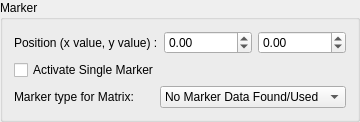
               <widget class="QGroupBox" name="groupBox_7">
                <property name="title">
                 <string>Marker</string>
                </property>
                <layout class="QVBoxLayout" name="verticalLayout_13">
                 <item>
                  <layout class="QHBoxLayout" name="horizontalLayout_18">
                   <property name="topMargin">
                    <number>0</number>
                   </property>
                   <item>
                    <widget class="QLabel" name="label_19">
                     <property name="text">
                      <string>Position (x value, y value) :</string>
                     </property>
                    </widget>
                   </item>
                   <item>
                    <widget class="QDoubleSpinBox" name="doubleSpinBox_3">
                     <property name="toolTip">
                      <string>Gives the x-position of a marker.</string>
                     </property>
                     <property name="minimum">
                      <double>-10000000000000000139372116959414099130712064.000000000000000</double>
                     </property>
                     <property name="maximum">
                      <double>1000000000000000078291540404596243842305360299886116864.000000000000000</double>
                     </property>
                    </widget>
                   </item>
                   <item>
                    <widget class="QDoubleSpinBox" name="doubleSpinBox_4">
                     <property name="toolTip">
                      <string>Gives the y-position of a marker.</string>
                     </property>
                     <property name="minimum">
                      <double>-10000000000000000139372116959414099130712064.000000000000000</double>
                     </property>
                     <property name="maximum">
                      <double>9999999999999999464902769475481793196872414789632.000000000000000</double>
                     </property>
                    </widget>
                   </item>
                  </layout>
                 </item>
                 <item>
                  <widget class="QCheckBox" name="checkBox_12">
                   <property name="toolTip">
                    <string>&lt;html&gt;&lt;head/&gt;&lt;body&gt;&lt;p&gt;Marks the position indicated above.&lt;/p&gt;&lt;/body&gt;&lt;/html&gt;</string>
                   </property>
                   <property name="text">
                    <string>Activate Single Marker</string>
                   </property>
                  </widget>
                 </item>
                 <item>
                  <layout class="QHBoxLayout" name="horizontalLayout_19">
                   <property name="topMargin">
                    <number>0</number>
                   </property>
                   <item>
                    <widget class="QLabel" name="label_20">
                     <property name="text">
                      <string>Marker type for Matrix:</string>
                     </property>
                    </widget>
                   </item>
                   <item>
                    <widget class="QComboBox" name="comboBox_4">
                     <property name="toolTip">
                      <string>&lt;html&gt;&lt;head/&gt;&lt;body&gt;&lt;p&gt;Choose the type of marker. This is deaktivated if no marker data is present.&lt;/p&gt;&lt;/body&gt;&lt;/html&gt;</string>
                     </property>
                     <item>
                      <property name="text">
                       <string>No Marker Data Found/Used </string>
                      </property>
                     </item>
                     <item>
                      <property name="text">
                       <string>Frame</string>
                      </property>
                     </item>
                     <item>
                      <property name="text">
                       <string>Frame &amp; Vertical Line</string>
                      </property>
                     </item>
                     <item>
                      <property name="text">
                       <string>Frame &amp; Horizontal Line</string>
                      </property>
                     </item>
                     <item>
                      <property name="text">
                       <string>Frame &amp; Lines</string>
                      </property>
                     </item>
                    </widget>
                   </item>
                  </layout>
                 </item>
                </layout>
               </widget>
